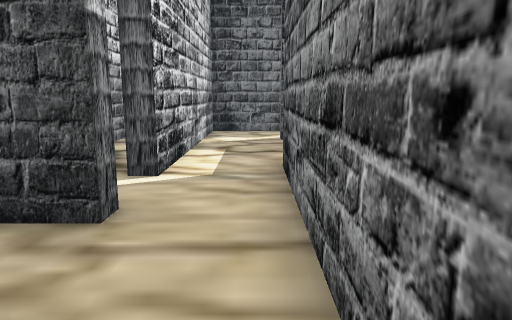
view 1 (above)

24 first-person views from a walk through a 3-D level made in the Unity game engine. The camera is 1.3 m above the floor, tilts 10° down and sees 70° across. The floor is counted in squares, 1 m on a side. Each view is taken from the middle of a square. On the plan, view 1 faces up. The plan holds only what a view shows up to about 15 squares ahead; the rest is blank. The place goes on beyond the plan. The player character is not drawn.

view 2
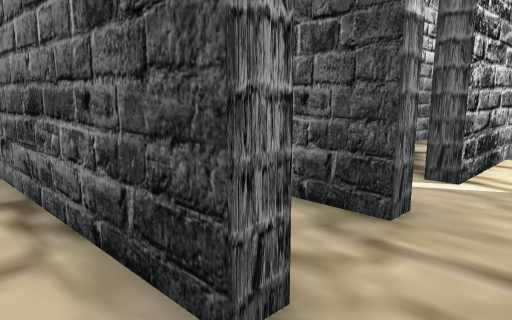

view 3
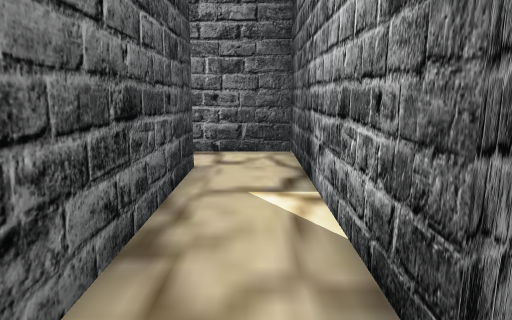

view 4
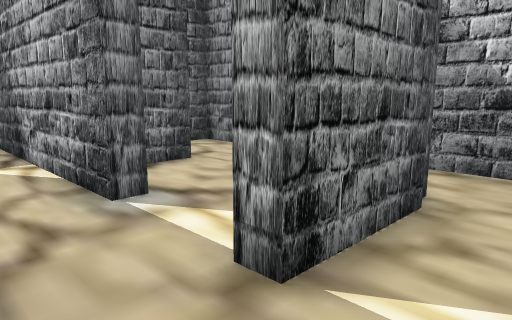

view 5
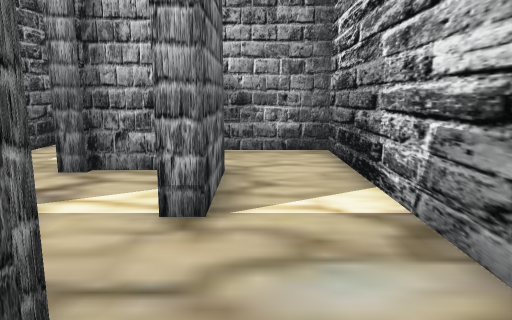

view 6
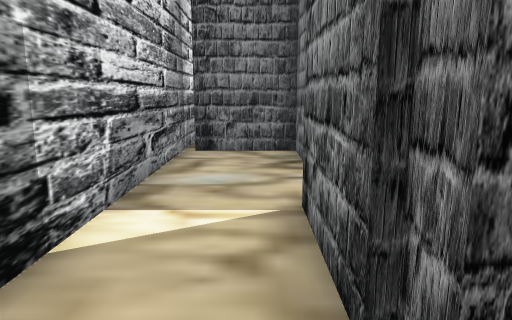

view 7
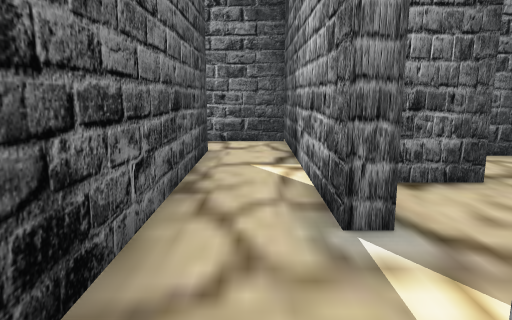

view 8
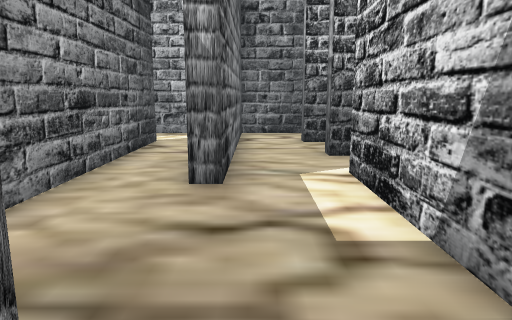

view 9
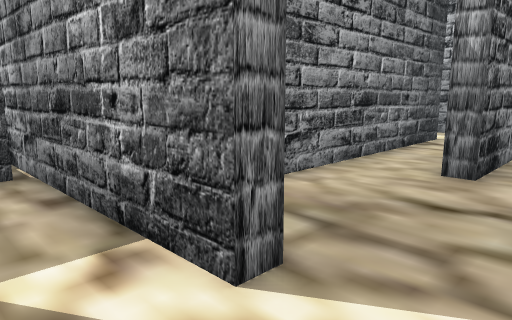

view 10
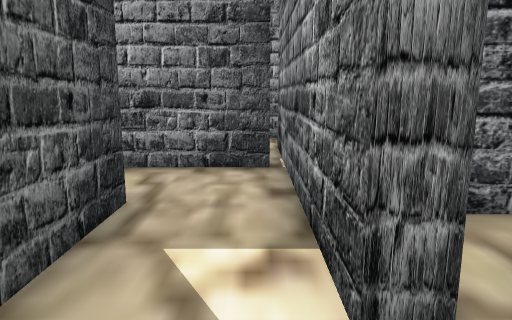

view 11
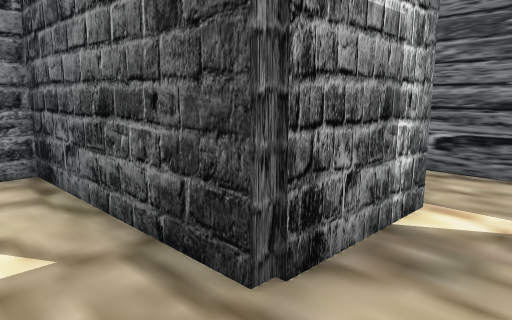

view 12
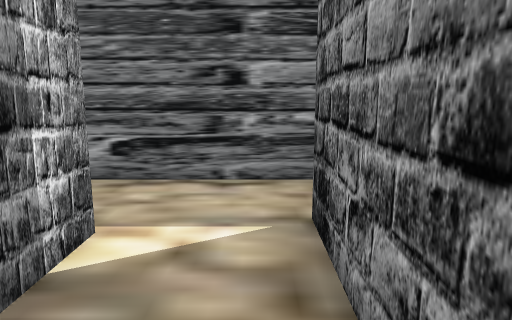

view 13
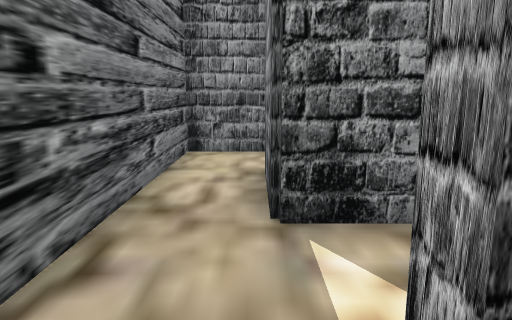

view 14
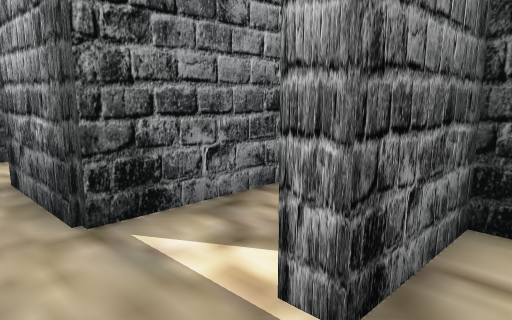

view 15
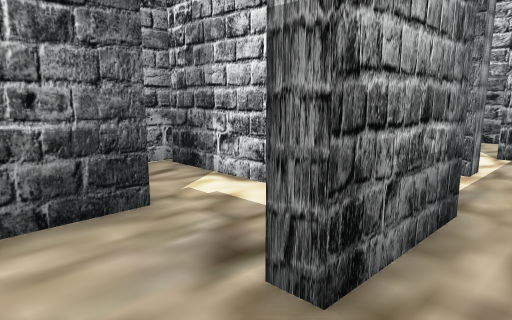

view 16
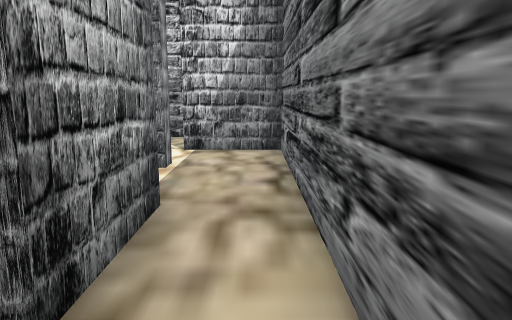

view 17
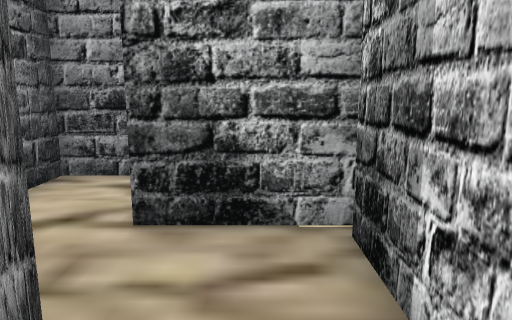

view 18
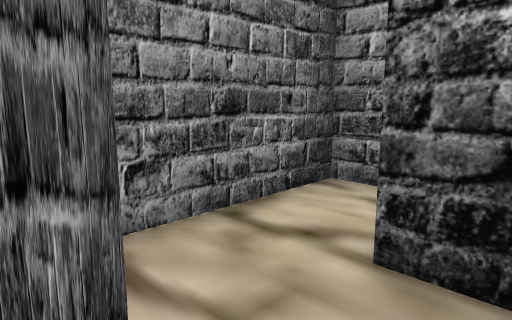

view 19
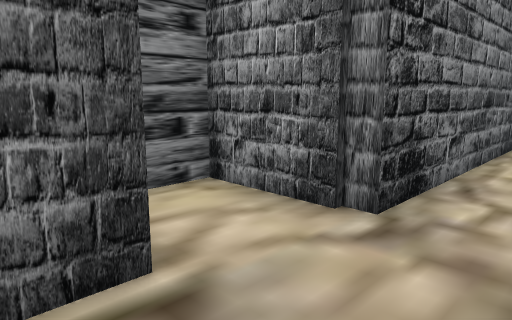

view 20
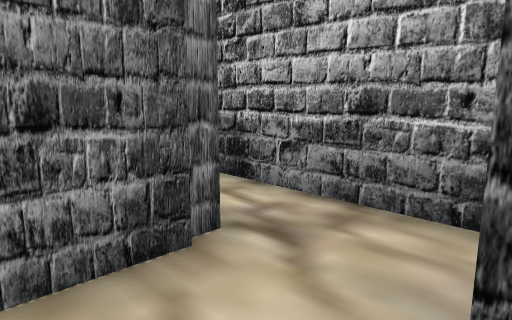

view 21
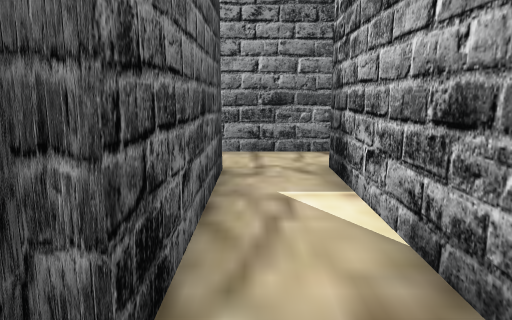

view 22
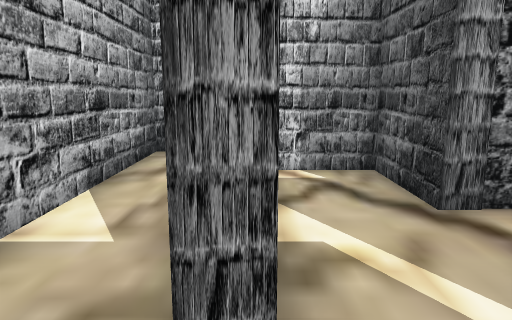

view 23
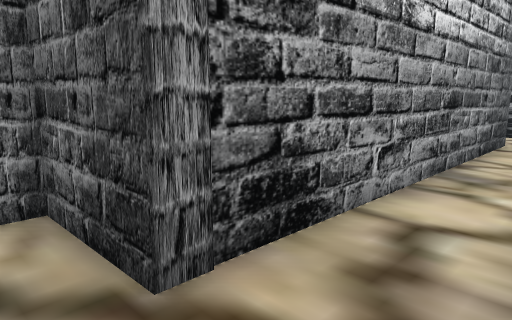

view 24
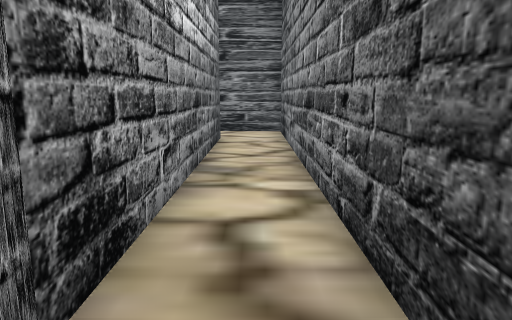

### Floor plan
Points are (right, up) in squares from view 1. A wall is a line through its corners. A room is listed if a view was taken in it or the views show most of it. See-through windows are left out.
Room 1 (views 1, 2, 3, 4, 5, 6, 7)
walls: (-6.6, -1.4) (-6.6, -0.9) (1.1, -0.9); (-9, 1.6) (-9, 3.6) (-11.5, 3.6); (-9.5, -3.9) (-9.5, -0.9) (-8.9, -0.9); (-1.3, 1.6) (-1.3, 1.1) (-8.5, 1.1); (-11.7, 4) (-11.7, -5.8) (-8.6, -5.8); (0.5, -0.9) (0.5, 2.5)
ways out: opening at (-0.5, 1.5) to room 6; opening at (-7.5, -1) to room 9
Room 2 (views 8, 9, 10, 11, 12, 15, 16, 20)
walls: (3.5, 16.3) (3.5, 13.6) (-1.6, 13.6) (-1.6, 11.6); (5.6, 11.6) (5.6, 16.8) (8.2, 16.8) (8.2, 16.3); (10.5, 15.8) (10.5, 18.6) (3.4, 18.6); (0.7, 11.4) (5.9, 11.4)
ways out: opening at (3, 17.5) to room 3; opening at (-0.5, 11) to room 8; opening at (9.5, 16.5) to room 10
Room 3 (views 13, 14)
walls: (3.4, 18.6) (1.2, 18.6) (1.2, 16.2); (2.9, 14.1) (2.9, 16.3) (3.5, 16.3)
ways out: opening at (3, 17.5) to room 2; opening at (1, 15.5)
Room 4 (view 17)
walls: (8.2, 16.3) (7.2, 16.3)
ways out: opening at (7, 14) to room 5; opening at (8, 15) to room 10
Room 5 (views 18, 19)
walls: (7.9, 13.5) (7.9, 14.1); (6.1, 14.4) (6.1, 11.8); (5.9, 11.4) (8.2, 11.4)
ways out: opening at (7, 14) to room 4; opening at (8, 12.5) to room 12
Room 6 (views 21, 22)
walls: (-1.6, 4.1) (-1.6, 3.6) (-6.6, 3.6) (-6.6, 4); (0.5, 2.5) (0.5, 4.5); (-8.6, 1.6) (-1.3, 1.6)
ways out: opening at (-0.5, 1.5) to room 1; opening at (-0.5, 4) to room 11
Room 7 (views 23, 24)
walls: (-2.1, 6.1) (-2.1, 18.6) (-3.6, 18.6); (-1.6, 5.9) (-2.1, 5.9); (-2.1, 4.1) (-1.6, 4.1); (-4.1, 16.4) (-4.1, 6.1) (-6.3, 6.1) (-6.3, 4.4)
ways out: opening at (-2, 5) to room 11; opening at (-4, 17.5)
Room 8 (no view inside)
walls: (0.5, 6.7) (1, 6.7); (0.7, 10.9) (0.7, 11.4); (-1.6, 11.6) (-1.6, 5.9); (2.9, 1.4) (2.9, 9.8); (1.1, -0.9) (3.8, -0.9)
ways out: opening at (-0.5, 11) to room 2; opening at (-0.5, 6) to room 11; opening at (3, 0.5)
Room 9 (no view inside)
walls: (-7.1, -3.1) (-6.5, -3.1); (-4.6, -3.5) (-4.6, -2.1); (-8.4, -3.3) (-7, -3.3)
ways out: opening at (-7.5, -1) to room 1; opening at (-5.5, -3)
Room 10 (no view inside)
walls: (13.5, 15.8) (10.5, 15.8); (7.9, 14.1) (12.9, 14.1)
ways out: opening at (9.5, 16.5) to room 2; opening at (8, 15) to room 4; gap at (13, 14)
Room 11 (no view inside)
walls: (0.5, 4.5) (0.5, 6.7)
ways out: opening at (-0.5, 4) to room 6; opening at (-2, 5) to room 7; opening at (-0.5, 6) to room 8
Room 12 (no view inside)
walls: (10.2, 11.6) (10.2, 12.6)
ways out: opening at (8, 12.5) to room 5; opening at (9, 11)

Where each view was taken, in squares from view 1:
view 1: 0 up, 0 right, facing up
view 2: 0 up, 0 right, facing up-left
view 3: 0 up, 8 left, facing right
view 4: 1 up, 11 left, facing down-right
view 5: 3 up, 10 left, facing down
view 6: 5 down, 10 left, facing up
view 7: 0 up, 10 left, facing right
view 8: 12 up, 0 right, facing down
view 9: 13 up, 1 left, facing down-right
view 10: 12 up, 1 left, facing right
view 11: 12 up, 5 right, facing up-left
view 12: 13 up, 5 right, facing up
view 13: 17 up, 2 right, facing right
view 14: 18 up, 2 right, facing down-right
view 15: 18 up, 10 right, facing down-left
view 16: 18 up, 10 right, facing left
view 17: 15 up, 7 right, facing down
view 18: 14 up, 7 right, facing down-right
view 19: 14 up, 7 right, facing up-right
view 20: 18 up, 8 right, facing down-right
view 21: 3 up, 8 left, facing right
view 22: 4 up, 0 right, facing left
view 23: 5 up, 2 left, facing up-left
view 24: 5 up, 3 left, facing up
